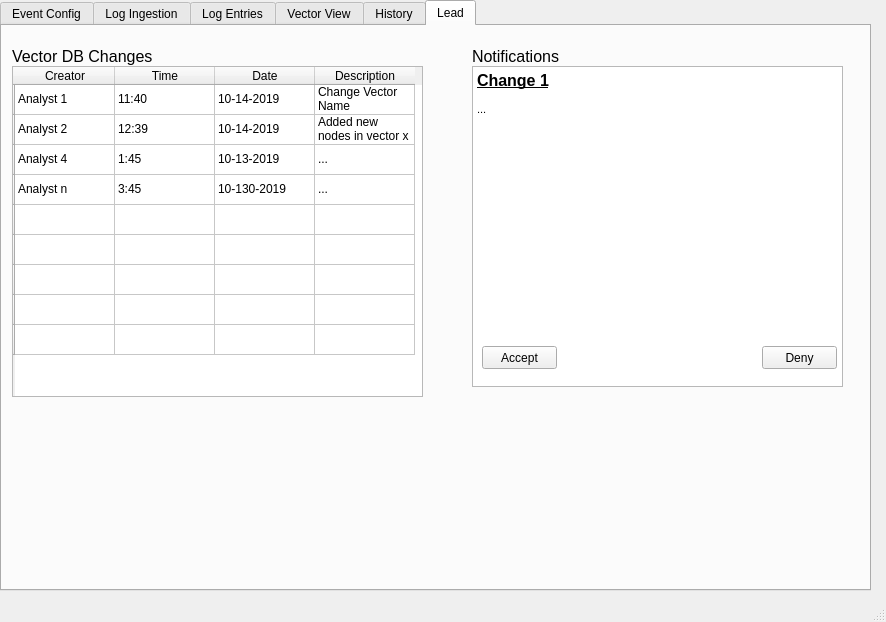
<?xml version="1.0" encoding="UTF-8"?>
<ui version="4.0">
 <class>MainWindow</class>
 <widget class="QMainWindow" name="MainWindow">
  <property name="geometry">
   <rect>
    <x>0</x>
    <y>0</y>
    <width>886</width>
    <height>622</height>
   </rect>
  </property>
  <property name="windowTitle">
   <string>MainWindow</string>
  </property>
  <widget class="QWidget" name="centralwidget">
   <widget class="QTabWidget" name="MainPageTabWidget">
    <property name="geometry">
     <rect>
      <x>0</x>
      <y>0</y>
      <width>871</width>
      <height>591</height>
     </rect>
    </property>
    <property name="currentIndex">
     <number>5</number>
    </property>
    <widget class="QWidget" name="EventConfig">
     <attribute name="title">
      <string>Event Config</string>
     </attribute>
     <widget class="QDateEdit" name="EventConfigStartDateSelector">
      <property name="geometry">
       <rect>
        <x>420</x>
        <y>120</y>
        <width>110</width>
        <height>22</height>
       </rect>
      </property>
     </widget>
     <widget class="QTimeEdit" name="EventConfigStartTimeSelector">
      <property name="geometry">
       <rect>
        <x>540</x>
        <y>120</y>
        <width>118</width>
        <height>22</height>
       </rect>
      </property>
     </widget>
     <widget class="QDateEdit" name="EventConfigEndDateSelector">
      <property name="geometry">
       <rect>
        <x>420</x>
        <y>200</y>
        <width>110</width>
        <height>22</height>
       </rect>
      </property>
     </widget>
     <widget class="QTimeEdit" name="EventConfigEndTimeSelector">
      <property name="geometry">
       <rect>
        <x>540</x>
        <y>200</y>
        <width>118</width>
        <height>22</height>
       </rect>
      </property>
     </widget>
     <widget class="QPushButton" name="EventConfigBrowseBtn">
      <property name="geometry">
       <rect>
        <x>610</x>
        <y>60</y>
        <width>75</width>
        <height>31</height>
       </rect>
      </property>
      <property name="text">
       <string>Browse</string>
      </property>
     </widget>
     <widget class="QListWidget" name="EventConfigAnalystList">
      <property name="geometry">
       <rect>
        <x>30</x>
        <y>100</y>
        <width>261</width>
        <height>101</height>
       </rect>
      </property>
      <item>
       <property name="text">
        <string>Analyst 1</string>
       </property>
      </item>
      <item>
       <property name="text">
        <string>Analyst 2</string>
       </property>
      </item>
      <item>
       <property name="text">
        <string>Analyst 3</string>
       </property>
      </item>
     </widget>
     <widget class="QListWidget" name="EventConfigVectorList">
      <property name="geometry">
       <rect>
        <x>30</x>
        <y>300</y>
        <width>261</width>
        <height>131</height>
       </rect>
      </property>
      <item>
       <property name="text">
        <string>Vector 1</string>
       </property>
      </item>
      <item>
       <property name="text">
        <string>Vector 2</string>
       </property>
      </item>
      <item>
       <property name="text">
        <string>Vector 3</string>
       </property>
      </item>
      <item>
       <property name="text">
        <string>Vector n</string>
       </property>
      </item>
     </widget>
     <widget class="QPushButton" name="AddVectorBtn">
      <property name="geometry">
       <rect>
        <x>40</x>
        <y>440</y>
        <width>91</width>
        <height>31</height>
       </rect>
      </property>
      <property name="text">
       <string>Add Vector</string>
      </property>
     </widget>
     <widget class="QPushButton" name="RemoveVectorBtn">
      <property name="geometry">
       <rect>
        <x>160</x>
        <y>440</y>
        <width>121</width>
        <height>31</height>
       </rect>
      </property>
      <property name="text">
       <string>Remove Vector</string>
      </property>
     </widget>
     <widget class="QPushButton" name="EventConfigBackBtn">
      <property name="geometry">
       <rect>
        <x>40</x>
        <y>482</y>
        <width>75</width>
        <height>31</height>
       </rect>
      </property>
      <property name="text">
       <string>Back</string>
      </property>
     </widget>
     <widget class="QPushButton" name="EventConfigSaveBtn">
      <property name="geometry">
       <rect>
        <x>130</x>
        <y>482</y>
        <width>75</width>
        <height>31</height>
       </rect>
      </property>
      <property name="text">
       <string>Save</string>
      </property>
     </widget>
     <widget class="QTextEdit" name="EventConfigDescription">
      <property name="geometry">
       <rect>
        <x>30</x>
        <y>210</y>
        <width>241</width>
        <height>71</height>
       </rect>
      </property>
      <property name="html">
       <string>&lt;!DOCTYPE HTML PUBLIC &quot;-//W3C//DTD HTML 4.0//EN&quot; &quot;http://www.w3.org/TR/REC-html40/strict.dtd&quot;&gt;
&lt;html&gt;&lt;head&gt;&lt;meta name=&quot;qrichtext&quot; content=&quot;1&quot; /&gt;&lt;style type=&quot;text/css&quot;&gt;
p, li { white-space: pre-wrap; }
&lt;/style&gt;&lt;/head&gt;&lt;body style=&quot; font-family:'.SF NS Text'; font-size:13pt; font-weight:400; font-style:normal;&quot;&gt;
&lt;p style=&quot; margin-top:0px; margin-bottom:0px; margin-left:0px; margin-right:0px; -qt-block-indent:0; text-indent:0px;&quot;&gt;&lt;span style=&quot; font-family:'MS Shell Dlg 2'; font-size:8.25pt;&quot;&gt;Description&lt;/span&gt;&lt;/p&gt;&lt;/body&gt;&lt;/html&gt;</string>
      </property>
     </widget>
     <widget class="QLineEdit" name="EventConfigNameEdit">
      <property name="geometry">
       <rect>
        <x>30</x>
        <y>60</y>
        <width>211</width>
        <height>31</height>
       </rect>
      </property>
      <property name="text">
       <string>Name</string>
      </property>
     </widget>
     <widget class="QLabel" name="EventConfigStartDateLabel">
      <property name="geometry">
       <rect>
        <x>420</x>
        <y>100</y>
        <width>81</width>
        <height>16</height>
       </rect>
      </property>
      <property name="font">
       <font>
        <pointsize>12</pointsize>
       </font>
      </property>
      <property name="text">
       <string>Start Date</string>
      </property>
     </widget>
     <widget class="QLabel" name="EventConfigEndDateLabel">
      <property name="geometry">
       <rect>
        <x>420</x>
        <y>180</y>
        <width>71</width>
        <height>16</height>
       </rect>
      </property>
      <property name="font">
       <font>
        <pointsize>12</pointsize>
       </font>
      </property>
      <property name="text">
       <string>End Date</string>
      </property>
     </widget>
     <widget class="QLabel" name="EventConfigStartTimeLabel">
      <property name="geometry">
       <rect>
        <x>540</x>
        <y>100</y>
        <width>81</width>
        <height>16</height>
       </rect>
      </property>
      <property name="font">
       <font>
        <pointsize>12</pointsize>
       </font>
      </property>
      <property name="text">
       <string>Start Time</string>
      </property>
     </widget>
     <widget class="QLabel" name="EventConfigEndTimeLabel">
      <property name="geometry">
       <rect>
        <x>540</x>
        <y>180</y>
        <width>81</width>
        <height>16</height>
       </rect>
      </property>
      <property name="font">
       <font>
        <pointsize>12</pointsize>
       </font>
      </property>
      <property name="text">
       <string>End Time</string>
      </property>
     </widget>
     <widget class="QLabel" name="EventConfigRootDirLabel">
      <property name="geometry">
       <rect>
        <x>380</x>
        <y>60</y>
        <width>111</width>
        <height>21</height>
       </rect>
      </property>
      <property name="font">
       <font>
        <pointsize>12</pointsize>
       </font>
      </property>
      <property name="text">
       <string>Root Directory</string>
      </property>
     </widget>
     <widget class="QPlainTextEdit" name="EventConfigRootDirPath">
      <property name="geometry">
       <rect>
        <x>490</x>
        <y>60</y>
        <width>111</width>
        <height>21</height>
       </rect>
      </property>
     </widget>
     <widget class="QLabel" name="label">
      <property name="geometry">
       <rect>
        <x>30</x>
        <y>30</y>
        <width>171</width>
        <height>16</height>
       </rect>
      </property>
      <property name="text">
       <string>General Event Information:</string>
      </property>
     </widget>
     <widget class="QLabel" name="label_2">
      <property name="geometry">
       <rect>
        <x>380</x>
        <y>30</y>
        <width>191</width>
        <height>16</height>
       </rect>
      </property>
      <property name="text">
       <string>Root Directory Configuartion:</string>
      </property>
     </widget>
    </widget>
    <widget class="QWidget" name="LogIngest">
     <attribute name="title">
      <string>Log Ingestion</string>
     </attribute>
     <widget class="QPushButton" name="LogIngestionIngestBtn">
      <property name="geometry">
       <rect>
        <x>310</x>
        <y>230</y>
        <width>91</width>
        <height>31</height>
       </rect>
      </property>
      <property name="text">
       <string>Ingest</string>
      </property>
     </widget>
     <widget class="QPushButton" name="LogIngestionImportLogBtn">
      <property name="geometry">
       <rect>
        <x>154</x>
        <y>232</y>
        <width>91</width>
        <height>31</height>
       </rect>
      </property>
      <property name="text">
       <string>Import Log</string>
      </property>
     </widget>
     <widget class="QPushButton" name="LogIngestionIgnoreBtn">
      <property name="geometry">
       <rect>
        <x>30</x>
        <y>472</y>
        <width>75</width>
        <height>31</height>
       </rect>
      </property>
      <property name="text">
       <string>Ignore</string>
      </property>
     </widget>
     <widget class="QPushButton" name="LogIngestionConfirmBtn">
      <property name="geometry">
       <rect>
        <x>140</x>
        <y>472</y>
        <width>75</width>
        <height>31</height>
       </rect>
      </property>
      <property name="text">
       <string>Confirm</string>
      </property>
     </widget>
     <widget class="QTableWidget" name="LogIngestionWaitingTable">
      <property name="geometry">
       <rect>
        <x>30</x>
        <y>40</y>
        <width>391</width>
        <height>181</height>
       </rect>
      </property>
      <row>
       <property name="text">
        <string/>
       </property>
      </row>
      <row>
       <property name="text">
        <string/>
       </property>
      </row>
      <row>
       <property name="text">
        <string/>
       </property>
      </row>
      <row>
       <property name="text">
        <string/>
       </property>
      </row>
      <column>
       <property name="text">
        <string/>
       </property>
      </column>
      <column>
       <property name="text">
        <string>Log</string>
       </property>
      </column>
      <column>
       <property name="text">
        <string>Time</string>
       </property>
      </column>
      <column>
       <property name="text">
        <string>Description</string>
       </property>
      </column>
      <column>
       <property name="text">
        <string>Team</string>
       </property>
      </column>
      <column>
       <property name="text">
        <string>Progress</string>
       </property>
      </column>
      <column>
       <property name="text">
        <string>Status</string>
       </property>
      </column>
      <item row="0" column="1">
       <property name="text">
        <string>Log A</string>
       </property>
      </item>
      <item row="1" column="1">
       <property name="text">
        <string>Log B</string>
       </property>
      </item>
      <item row="2" column="1">
       <property name="text">
        <string>Log C</string>
       </property>
      </item>
      <item row="3" column="1">
       <property name="text">
        <string>Log D</string>
       </property>
      </item>
     </widget>
     <widget class="QTableWidget" name="LogIngestionEnforcementTable">
      <property name="geometry">
       <rect>
        <x>30</x>
        <y>290</y>
        <width>401</width>
        <height>171</height>
       </rect>
      </property>
      <row>
       <property name="text">
        <string>Log A</string>
       </property>
      </row>
      <row>
       <property name="text">
        <string>Log B</string>
       </property>
      </row>
      <row>
       <property name="text">
        <string>Log C</string>
       </property>
      </row>
      <row>
       <property name="text">
        <string>Log D</string>
       </property>
      </row>
      <row>
       <property name="text">
        <string>Log X</string>
       </property>
      </row>
      <row>
       <property name="text">
        <string>Log K</string>
       </property>
      </row>
      <column>
       <property name="text">
        <string>Log</string>
       </property>
      </column>
      <column>
       <property name="text">
        <string>Time</string>
       </property>
      </column>
      <column>
       <property name="text">
        <string>Description</string>
       </property>
      </column>
      <column>
       <property name="text">
        <string>Team</string>
       </property>
      </column>
      <column>
       <property name="text">
        <string>Error</string>
       </property>
      </column>
     </widget>
     <widget class="QLabel" name="LogIngestionWaitingValiLabel">
      <property name="geometry">
       <rect>
        <x>30</x>
        <y>16</y>
        <width>241</width>
        <height>20</height>
       </rect>
      </property>
      <property name="font">
       <font>
        <pointsize>12</pointsize>
       </font>
      </property>
      <property name="text">
       <string>Logs Waiting for Validation</string>
      </property>
     </widget>
     <widget class="QLabel" name="LogIngestionEnforcementLabel">
      <property name="geometry">
       <rect>
        <x>30</x>
        <y>270</y>
        <width>201</width>
        <height>21</height>
       </rect>
      </property>
      <property name="font">
       <font>
        <pointsize>12</pointsize>
       </font>
      </property>
      <property name="text">
       <string>Enforcement Action Report</string>
      </property>
     </widget>
     <widget class="QLabel" name="LogIngestionCleanseLabel">
      <property name="geometry">
       <rect>
        <x>440</x>
        <y>16</y>
        <width>131</width>
        <height>20</height>
       </rect>
      </property>
      <property name="font">
       <font>
        <pointsize>12</pointsize>
       </font>
      </property>
      <property name="text">
       <string>Cleansed Files</string>
      </property>
     </widget>
     <widget class="QListWidget" name="LogIngestionCleanseTable">
      <property name="geometry">
       <rect>
        <x>440</x>
        <y>40</y>
        <width>256</width>
        <height>101</height>
       </rect>
      </property>
      <item>
       <property name="text">
        <string>Log A</string>
       </property>
      </item>
      <item>
       <property name="text">
        <string>Log C</string>
       </property>
      </item>
      <item>
       <property name="text">
        <string>Log X</string>
       </property>
      </item>
      <item>
       <property name="text">
        <string/>
       </property>
      </item>
     </widget>
    </widget>
    <widget class="QWidget" name="LogEntries">
     <attribute name="title">
      <string>Log Entries</string>
     </attribute>
     <widget class="QTableWidget" name="LogEntriesTable">
      <property name="geometry">
       <rect>
        <x>25</x>
        <y>51</y>
        <width>751</width>
        <height>411</height>
       </rect>
      </property>
      <row>
       <property name="text">
        <string/>
       </property>
      </row>
      <row>
       <property name="text">
        <string/>
       </property>
      </row>
      <row>
       <property name="text">
        <string/>
       </property>
      </row>
      <row>
       <property name="text">
        <string/>
       </property>
      </row>
      <row>
       <property name="text">
        <string/>
       </property>
      </row>
      <row>
       <property name="text">
        <string/>
       </property>
      </row>
      <row>
       <property name="text">
        <string/>
       </property>
      </row>
      <row>
       <property name="text">
        <string/>
       </property>
      </row>
      <row>
       <property name="text">
        <string/>
       </property>
      </row>
      <row>
       <property name="text">
        <string/>
       </property>
      </row>
      <row>
       <property name="text">
        <string/>
       </property>
      </row>
      <row>
       <property name="text">
        <string/>
       </property>
      </row>
      <row>
       <property name="text">
        <string/>
       </property>
      </row>
      <row>
       <property name="text">
        <string/>
       </property>
      </row>
      <row>
       <property name="text">
        <string/>
       </property>
      </row>
      <column>
       <property name="text">
        <string>Log ID</string>
       </property>
      </column>
      <column>
       <property name="text">
        <string>Log Name</string>
       </property>
      </column>
      <column>
       <property name="text">
        <string>Time Stamp</string>
       </property>
      </column>
      <column>
       <property name="text">
        <string>Description</string>
       </property>
      </column>
      <column>
       <property name="text">
        <string>Reporter</string>
       </property>
      </column>
      <column>
       <property name="text">
        <string>Origin Document</string>
       </property>
      </column>
      <column>
       <property name="text">
        <string>Team</string>
       </property>
      </column>
      <item row="0" column="0">
       <property name="text">
        <string>1</string>
       </property>
      </item>
      <item row="0" column="1">
       <property name="text">
        <string>Log A</string>
       </property>
      </item>
      <item row="0" column="2">
       <property name="text">
        <string>11:40</string>
       </property>
      </item>
      <item row="0" column="3">
       <property name="text">
        <string>Red Team Attack</string>
       </property>
      </item>
      <item row="0" column="4">
       <property name="text">
        <string>White Team</string>
       </property>
      </item>
      <item row="0" column="5">
       <property name="text">
        <string>Report1.txt</string>
       </property>
      </item>
      <item row="0" column="6">
       <property name="text">
        <string>Red </string>
       </property>
      </item>
      <item row="1" column="0">
       <property name="text">
        <string>2</string>
       </property>
      </item>
      <item row="1" column="1">
       <property name="text">
        <string>Log B</string>
       </property>
      </item>
      <item row="1" column="2">
       <property name="text">
        <string>10:38</string>
       </property>
      </item>
      <item row="1" column="3">
       <property name="text">
        <string>Notice Attack</string>
       </property>
      </item>
      <item row="1" column="4">
       <property name="text">
        <string>White Team</string>
       </property>
      </item>
      <item row="1" column="5">
       <property name="text">
        <string>Report2.txt</string>
       </property>
      </item>
      <item row="1" column="6">
       <property name="text">
        <string>Blue</string>
       </property>
      </item>
      <item row="2" column="0">
       <property name="text">
        <string>3</string>
       </property>
      </item>
      <item row="2" column="1">
       <property name="text">
        <string>Log X</string>
       </property>
      </item>
      <item row="2" column="2">
       <property name="text">
        <string>...</string>
       </property>
      </item>
      <item row="2" column="3">
       <property name="text">
        <string>...</string>
       </property>
      </item>
      <item row="2" column="4">
       <property name="text">
        <string>...</string>
       </property>
      </item>
      <item row="2" column="5">
       <property name="text">
        <string>...</string>
       </property>
      </item>
      <item row="2" column="6">
       <property name="text">
        <string>...</string>
       </property>
      </item>
      <item row="3" column="0">
       <property name="text">
        <string/>
       </property>
      </item>
      <item row="3" column="1">
       <property name="text">
        <string/>
       </property>
      </item>
      <item row="4" column="0">
       <property name="text">
        <string/>
       </property>
      </item>
      <item row="4" column="1">
       <property name="text">
        <string/>
       </property>
      </item>
     </widget>
     <widget class="QPushButton" name="LogEntriesAssociateBtn">
      <property name="geometry">
       <rect>
        <x>684</x>
        <y>470</y>
        <width>91</width>
        <height>31</height>
       </rect>
      </property>
      <property name="text">
       <string>Associate</string>
      </property>
     </widget>
     <widget class="QPushButton" name="LogEntriesMarkSigBtn">
      <property name="geometry">
       <rect>
        <x>560</x>
        <y>470</y>
        <width>121</width>
        <height>31</height>
       </rect>
      </property>
      <property name="text">
       <string>Mark Significant</string>
      </property>
     </widget>
     <widget class="QPushButton" name="LogEntriesFilterBtn">
      <property name="geometry">
       <rect>
        <x>480</x>
        <y>470</y>
        <width>81</width>
        <height>31</height>
       </rect>
      </property>
      <property name="text">
       <string>Filter</string>
      </property>
     </widget>
     <widget class="QLabel" name="LogEntriesLabel">
      <property name="geometry">
       <rect>
        <x>30</x>
        <y>30</y>
        <width>81</width>
        <height>16</height>
       </rect>
      </property>
      <property name="text">
       <string>Log Entries</string>
      </property>
     </widget>
    </widget>
    <widget class="QWidget" name="VectorView">
     <attribute name="title">
      <string>Vector View</string>
     </attribute>
     <widget class="QTableWidget" name="VectorViewVectorTable">
      <property name="geometry">
       <rect>
        <x>10</x>
        <y>61</y>
        <width>451</width>
        <height>321</height>
       </rect>
      </property>
      <row>
       <property name="text">
        <string/>
       </property>
      </row>
      <row>
       <property name="text">
        <string/>
       </property>
      </row>
      <row>
       <property name="text">
        <string/>
       </property>
      </row>
      <row>
       <property name="text">
        <string/>
       </property>
      </row>
      <row>
       <property name="text">
        <string/>
       </property>
      </row>
      <row>
       <property name="text">
        <string/>
       </property>
      </row>
      <column>
       <property name="text">
        <string>ID</string>
       </property>
      </column>
      <column>
       <property name="text">
        <string>Name</string>
       </property>
      </column>
      <column>
       <property name="text">
        <string>TOC</string>
       </property>
      </column>
      <column>
       <property name="text">
        <string>Description</string>
       </property>
      </column>
      <column>
       <property name="text">
        <string>Reference</string>
       </property>
      </column>
      <column>
       <property name="text">
        <string>Creator</string>
       </property>
      </column>
      <column>
       <property name="text">
        <string>Event</string>
       </property>
      </column>
      <column>
       <property name="text">
        <string>Icon Type</string>
       </property>
      </column>
      <column>
       <property name="text">
        <string>Artifact</string>
       </property>
      </column>
      <column>
       <property name="text">
        <string>Visibility</string>
       </property>
      </column>
      <item row="0" column="0">
       <property name="text">
        <string>1</string>
       </property>
      </item>
      <item row="0" column="1">
       <property name="text">
        <string>11:40</string>
       </property>
      </item>
      <item row="0" column="2">
       <property name="text">
        <string>Red Team Attack</string>
       </property>
      </item>
      <item row="0" column="3">
       <property name="text">
        <string>Report1.txt</string>
       </property>
      </item>
      <item row="0" column="4">
       <property name="text">
        <string>Red Team</string>
       </property>
      </item>
      <item row="0" column="5">
       <property name="text">
        <string>Red</string>
       </property>
      </item>
      <item row="0" column="6">
       <property name="text">
        <string>Red</string>
       </property>
      </item>
      <item row="0" column="7">
       <property name="text">
        <string>File01.jpg</string>
       </property>
      </item>
      <item row="0" column="8">
       <property name="text">
        <string>notes.csv</string>
       </property>
      </item>
      <item row="1" column="0">
       <property name="text">
        <string>2</string>
       </property>
      </item>
      <item row="1" column="1">
       <property name="text">
        <string>10:38</string>
       </property>
      </item>
      <item row="2" column="0">
       <property name="text">
        <string>3</string>
       </property>
      </item>
      <item row="3" column="0">
       <property name="text">
        <string>n</string>
       </property>
      </item>
     </widget>
     <widget class="QPushButton" name="VectorViewCommitBtn">
      <property name="geometry">
       <rect>
        <x>230</x>
        <y>390</y>
        <width>75</width>
        <height>23</height>
       </rect>
      </property>
      <property name="text">
       <string>Commit</string>
      </property>
     </widget>
     <widget class="QPushButton" name="VectorViewDisconnectBtn">
      <property name="geometry">
       <rect>
        <x>300</x>
        <y>390</y>
        <width>91</width>
        <height>23</height>
       </rect>
      </property>
      <property name="text">
       <string>Disconnect</string>
      </property>
     </widget>
     <widget class="QPushButton" name="VectorViewConnectBtn">
      <property name="geometry">
       <rect>
        <x>390</x>
        <y>390</y>
        <width>75</width>
        <height>23</height>
       </rect>
      </property>
      <property name="text">
       <string>Connect</string>
      </property>
     </widget>
     <widget class="QPushButton" name="VectorViewRedoBtn">
      <property name="geometry">
       <rect>
        <x>770</x>
        <y>390</y>
        <width>75</width>
        <height>23</height>
       </rect>
      </property>
      <property name="text">
       <string>REDO</string>
      </property>
     </widget>
     <widget class="QPushButton" name="VectorViewUndoBtn">
      <property name="geometry">
       <rect>
        <x>670</x>
        <y>390</y>
        <width>75</width>
        <height>23</height>
       </rect>
      </property>
      <property name="text">
       <string>UNDO</string>
      </property>
     </widget>
     <widget class="QComboBox" name="VectorViewVectorComBox">
      <property name="geometry">
       <rect>
        <x>10</x>
        <y>40</y>
        <width>181</width>
        <height>21</height>
       </rect>
      </property>
      <item>
       <property name="text">
        <string>Vector 1</string>
       </property>
      </item>
      <item>
       <property name="text">
        <string>Vector 2</string>
       </property>
      </item>
     </widget>
     <widget class="QWidget" name="widget" native="true">
      <property name="geometry">
       <rect>
        <x>10</x>
        <y>260</y>
        <width>120</width>
        <height>80</height>
       </rect>
      </property>
     </widget>
     <widget class="QGraphicsView" name="VectorViewGraphView">
      <property name="geometry">
       <rect>
        <x>490</x>
        <y>60</y>
        <width>361</width>
        <height>321</height>
       </rect>
      </property>
     </widget>
     <widget class="QPushButton" name="VectorViewAddNodeBtn">
      <property name="geometry">
       <rect>
        <x>604</x>
        <y>30</y>
        <width>91</width>
        <height>23</height>
       </rect>
      </property>
      <property name="text">
       <string>Add Node</string>
      </property>
     </widget>
     <widget class="QPushButton" name="VectorViewExportGraphBtn">
      <property name="geometry">
       <rect>
        <x>480</x>
        <y>30</y>
        <width>101</width>
        <height>23</height>
       </rect>
      </property>
      <property name="text">
       <string>Export Graph</string>
      </property>
     </widget>
     <widget class="QTableWidget" name="VectorViewRelationshipTable">
      <property name="geometry">
       <rect>
        <x>490</x>
        <y>420</y>
        <width>361</width>
        <height>131</height>
       </rect>
      </property>
      <row>
       <property name="text">
        <string/>
       </property>
      </row>
      <row>
       <property name="text">
        <string/>
       </property>
      </row>
      <row>
       <property name="text">
        <string/>
       </property>
      </row>
      <row>
       <property name="text">
        <string/>
       </property>
      </row>
      <column>
       <property name="text">
        <string>Relationship</string>
       </property>
      </column>
      <column>
       <property name="text">
        <string>Parent</string>
       </property>
      </column>
      <column>
       <property name="text">
        <string>Children</string>
       </property>
      </column>
      <column>
       <property name="text">
        <string>Label</string>
       </property>
      </column>
      <item row="0" column="0">
       <property name="text">
        <string>R-001</string>
       </property>
      </item>
      <item row="0" column="1">
       <property name="text">
        <string>1-001</string>
       </property>
      </item>
      <item row="0" column="2">
       <property name="text">
        <string>1-002</string>
       </property>
      </item>
      <item row="0" column="3">
       <property name="text">
        <string>Exploit</string>
       </property>
      </item>
      <item row="1" column="0">
       <property name="text">
        <string>R-002</string>
       </property>
      </item>
      <item row="1" column="1">
       <property name="text">
        <string>1-002</string>
       </property>
      </item>
      <item row="1" column="2">
       <property name="text">
        <string>1-003</string>
       </property>
      </item>
      <item row="1" column="3">
       <property name="text">
        <string>Response</string>
       </property>
      </item>
     </widget>
     <widget class="QPushButton" name="VectorViewZoomBtn">
      <property name="geometry">
       <rect>
        <x>690</x>
        <y>30</y>
        <width>71</width>
        <height>23</height>
       </rect>
      </property>
      <property name="text">
       <string>Zoom</string>
      </property>
     </widget>
     <widget class="QPushButton" name="VectorViewZoomOutBtn">
      <property name="geometry">
       <rect>
        <x>760</x>
        <y>30</y>
        <width>91</width>
        <height>23</height>
       </rect>
      </property>
      <property name="text">
       <string>Zoom-out</string>
      </property>
     </widget>
    </widget>
    <widget class="QWidget" name="History">
     <attribute name="title">
      <string>History</string>
     </attribute>
     <widget class="QTableWidget" name="HistoryTable">
      <property name="geometry">
       <rect>
        <x>10</x>
        <y>50</y>
        <width>411</width>
        <height>341</height>
       </rect>
      </property>
      <property name="sizePolicy">
       <sizepolicy hsizetype="Expanding" vsizetype="Expanding">
        <horstretch>0</horstretch>
        <verstretch>0</verstretch>
       </sizepolicy>
      </property>
      <row>
       <property name="text">
        <string/>
       </property>
      </row>
      <row>
       <property name="text">
        <string/>
       </property>
      </row>
      <row>
       <property name="text">
        <string/>
       </property>
      </row>
      <row>
       <property name="text">
        <string/>
       </property>
      </row>
      <row>
       <property name="text">
        <string/>
       </property>
      </row>
      <row>
       <property name="text">
        <string/>
       </property>
      </row>
      <row>
       <property name="text">
        <string/>
       </property>
      </row>
      <row>
       <property name="text">
        <string/>
       </property>
      </row>
      <row>
       <property name="text">
        <string/>
       </property>
      </row>
      <row>
       <property name="text">
        <string/>
       </property>
      </row>
      <column>
       <property name="text">
        <string>Creator</string>
       </property>
      </column>
      <column>
       <property name="text">
        <string>Action</string>
       </property>
      </column>
      <column>
       <property name="text">
        <string>Time</string>
       </property>
      </column>
      <column>
       <property name="text">
        <string>Date</string>
       </property>
      </column>
      <item row="0" column="0">
       <property name="text">
        <string>Analyst 1</string>
       </property>
      </item>
      <item row="0" column="1">
       <property name="text">
        <string>Edit log entry x</string>
       </property>
      </item>
      <item row="0" column="2">
       <property name="text">
        <string>11:40</string>
       </property>
      </item>
      <item row="0" column="3">
       <property name="text">
        <string>10-14-2019</string>
       </property>
      </item>
      <item row="1" column="0">
       <property name="text">
        <string>Analyst 3</string>
       </property>
      </item>
      <item row="1" column="1">
       <property name="text">
        <string>Added node to Vector x</string>
       </property>
      </item>
      <item row="1" column="2">
       <property name="text">
        <string>10:38</string>
       </property>
      </item>
      <item row="1" column="3">
       <property name="text">
        <string>10-14-2019</string>
       </property>
      </item>
      <item row="2" column="0">
       <property name="text">
        <string>Analyst 2</string>
       </property>
      </item>
      <item row="2" column="1">
       <property name="text">
        <string>Added a node to graph</string>
       </property>
      </item>
      <item row="2" column="2">
       <property name="text">
        <string>12:41</string>
       </property>
      </item>
      <item row="2" column="3">
       <property name="text">
        <string>10-13-2019</string>
       </property>
      </item>
      <item row="3" column="0">
       <property name="text">
        <string>Analyst n</string>
       </property>
      </item>
      <item row="3" column="1">
       <property name="text">
        <string>Connected node x and node y</string>
       </property>
      </item>
      <item row="3" column="2">
       <property name="text">
        <string>2:29</string>
       </property>
      </item>
      <item row="3" column="3">
       <property name="text">
        <string>10-13-2019</string>
       </property>
      </item>
     </widget>
     <widget class="QLabel" name="HistoryActionLabel">
      <property name="geometry">
       <rect>
        <x>10</x>
        <y>30</y>
        <width>141</width>
        <height>21</height>
       </rect>
      </property>
      <property name="font">
       <font>
        <pointsize>16</pointsize>
       </font>
      </property>
      <property name="text">
       <string>Actions</string>
      </property>
     </widget>
     <widget class="QTextEdit" name="HistorySearchBar">
      <property name="geometry">
       <rect>
        <x>250</x>
        <y>21</y>
        <width>161</width>
        <height>20</height>
       </rect>
      </property>
      <property name="html">
       <string>&lt;!DOCTYPE HTML PUBLIC &quot;-//W3C//DTD HTML 4.0//EN&quot; &quot;http://www.w3.org/TR/REC-html40/strict.dtd&quot;&gt;
&lt;html&gt;&lt;head&gt;&lt;meta name=&quot;qrichtext&quot; content=&quot;1&quot; /&gt;&lt;style type=&quot;text/css&quot;&gt;
p, li { white-space: pre-wrap; }
&lt;/style&gt;&lt;/head&gt;&lt;body style=&quot; font-family:'.SF NS Text'; font-size:13pt; font-weight:400; font-style:normal;&quot;&gt;
&lt;p style=&quot; margin-top:0px; margin-bottom:0px; margin-left:0px; margin-right:0px; -qt-block-indent:0; text-indent:0px;&quot;&gt;&lt;span style=&quot; font-family:'MS Shell Dlg 2'; font-size:8.25pt;&quot;&gt;Search&lt;/span&gt;&lt;/p&gt;&lt;/body&gt;&lt;/html&gt;</string>
      </property>
     </widget>
    </widget>
    <widget class="QWidget" name="Lead">
     <attribute name="title">
      <string>Lead</string>
     </attribute>
     <widget class="QTableWidget" name="LeadVectorChangesTable">
      <property name="geometry">
       <rect>
        <x>10</x>
        <y>40</y>
        <width>411</width>
        <height>331</height>
       </rect>
      </property>
      <row>
       <property name="text">
        <string/>
       </property>
      </row>
      <row>
       <property name="text">
        <string/>
       </property>
      </row>
      <row>
       <property name="text">
        <string/>
       </property>
      </row>
      <row>
       <property name="text">
        <string/>
       </property>
      </row>
      <row>
       <property name="text">
        <string/>
       </property>
      </row>
      <row>
       <property name="text">
        <string/>
       </property>
      </row>
      <row>
       <property name="text">
        <string/>
       </property>
      </row>
      <row>
       <property name="text">
        <string/>
       </property>
      </row>
      <row>
       <property name="text">
        <string/>
       </property>
      </row>
      <column>
       <property name="text">
        <string>Creator</string>
       </property>
      </column>
      <column>
       <property name="text">
        <string>Time</string>
       </property>
      </column>
      <column>
       <property name="text">
        <string>Date</string>
       </property>
      </column>
      <column>
       <property name="text">
        <string>Description</string>
       </property>
      </column>
      <item row="0" column="0">
       <property name="text">
        <string>Analyst 1</string>
       </property>
      </item>
      <item row="0" column="1">
       <property name="text">
        <string>11:40</string>
       </property>
      </item>
      <item row="0" column="2">
       <property name="text">
        <string>10-14-2019</string>
       </property>
      </item>
      <item row="0" column="3">
       <property name="text">
        <string>Change Vector Name</string>
       </property>
      </item>
      <item row="1" column="0">
       <property name="text">
        <string>Analyst 2</string>
       </property>
      </item>
      <item row="1" column="1">
       <property name="text">
        <string>12:39</string>
       </property>
      </item>
      <item row="1" column="2">
       <property name="text">
        <string>10-14-2019</string>
       </property>
      </item>
      <item row="1" column="3">
       <property name="text">
        <string>Added new nodes in vector x</string>
       </property>
      </item>
      <item row="2" column="0">
       <property name="text">
        <string>Analyst 4</string>
       </property>
      </item>
      <item row="2" column="1">
       <property name="text">
        <string>1:45</string>
       </property>
      </item>
      <item row="2" column="2">
       <property name="text">
        <string>10-13-2019</string>
       </property>
      </item>
      <item row="2" column="3">
       <property name="text">
        <string>...</string>
       </property>
      </item>
      <item row="3" column="0">
       <property name="text">
        <string>Analyst n</string>
       </property>
      </item>
      <item row="3" column="1">
       <property name="text">
        <string>3:45</string>
       </property>
      </item>
      <item row="3" column="2">
       <property name="text">
        <string>10-130-2019</string>
       </property>
      </item>
      <item row="3" column="3">
       <property name="text">
        <string>...</string>
       </property>
      </item>
     </widget>
     <widget class="QTextEdit" name="LeadNotificationsTable">
      <property name="geometry">
       <rect>
        <x>470</x>
        <y>40</y>
        <width>371</width>
        <height>321</height>
       </rect>
      </property>
      <property name="html">
       <string>&lt;!DOCTYPE HTML PUBLIC &quot;-//W3C//DTD HTML 4.0//EN&quot; &quot;http://www.w3.org/TR/REC-html40/strict.dtd&quot;&gt;
&lt;html&gt;&lt;head&gt;&lt;meta name=&quot;qrichtext&quot; content=&quot;1&quot; /&gt;&lt;style type=&quot;text/css&quot;&gt;
p, li { white-space: pre-wrap; }
&lt;/style&gt;&lt;/head&gt;&lt;body style=&quot; font-family:'.SF NS Text'; font-size:13pt; font-weight:400; font-style:normal;&quot;&gt;
&lt;p style=&quot; margin-top:0px; margin-bottom:0px; margin-left:0px; margin-right:0px; -qt-block-indent:0; text-indent:0px;&quot;&gt;&lt;span style=&quot; font-family:'MS Shell Dlg 2'; font-size:12pt; font-weight:600; text-decoration: underline;&quot;&gt;Change 1&lt;/span&gt;&lt;/p&gt;
&lt;p style=&quot;-qt-paragraph-type:empty; margin-top:0px; margin-bottom:0px; margin-left:0px; margin-right:0px; -qt-block-indent:0; text-indent:0px; font-family:'MS Shell Dlg 2'; font-size:8.25pt;&quot;&gt;&lt;br /&gt;&lt;/p&gt;
&lt;p style=&quot; margin-top:0px; margin-bottom:0px; margin-left:0px; margin-right:0px; -qt-block-indent:0; text-indent:0px;&quot;&gt;&lt;span style=&quot; font-family:'MS Shell Dlg 2'; font-size:8.25pt;&quot;&gt;...&lt;/span&gt;&lt;/p&gt;&lt;/body&gt;&lt;/html&gt;</string>
      </property>
     </widget>
     <widget class="QPushButton" name="LeadNotificationsAcceptBtn">
      <property name="geometry">
       <rect>
        <x>480</x>
        <y>320</y>
        <width>75</width>
        <height>23</height>
       </rect>
      </property>
      <property name="text">
       <string>Accept</string>
      </property>
     </widget>
     <widget class="QPushButton" name="LeadNotificationsDenyBtn">
      <property name="geometry">
       <rect>
        <x>760</x>
        <y>320</y>
        <width>75</width>
        <height>23</height>
       </rect>
      </property>
      <property name="text">
       <string>Deny</string>
      </property>
     </widget>
     <widget class="QLabel" name="LeadVectorChangesLabel">
      <property name="geometry">
       <rect>
        <x>10</x>
        <y>20</y>
        <width>171</width>
        <height>21</height>
       </rect>
      </property>
      <property name="font">
       <font>
        <pointsize>12</pointsize>
       </font>
      </property>
      <property name="text">
       <string>Vector DB Changes</string>
      </property>
     </widget>
     <widget class="QLabel" name="HistoryNotificationsLabel">
      <property name="geometry">
       <rect>
        <x>470</x>
        <y>20</y>
        <width>161</width>
        <height>21</height>
       </rect>
      </property>
      <property name="font">
       <font>
        <pointsize>12</pointsize>
       </font>
      </property>
      <property name="text">
       <string>Notifications</string>
      </property>
     </widget>
    </widget>
   </widget>
  </widget>
  <widget class="QMenuBar" name="menubar">
   <property name="geometry">
    <rect>
     <x>0</x>
     <y>0</y>
     <width>886</width>
     <height>22</height>
    </rect>
   </property>
  </widget>
  <widget class="QStatusBar" name="statusbar"/>
 </widget>
 <resources/>
 <connections/>
</ui>
